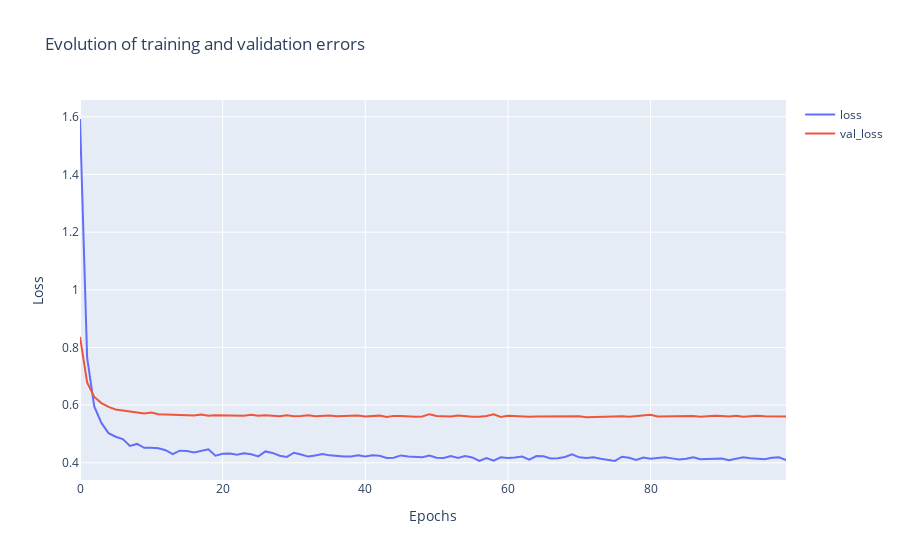

The notebook cell this image was saved under:
### Code cell
res = pd.DataFrame.from_dict(history.history)
res.head()

fig = go.Figure()
fig.add_trace(go.Scatter(x=history.epoch, y=res.loss, name='loss'))
fig.add_trace(go.Scatter(x=history.epoch, y=res.val_loss, name='val_loss'))
fig.update_layout(title='Evolution of training and validation errors', xaxis_title='Epochs', yaxis_title='Loss')

fig.show()
